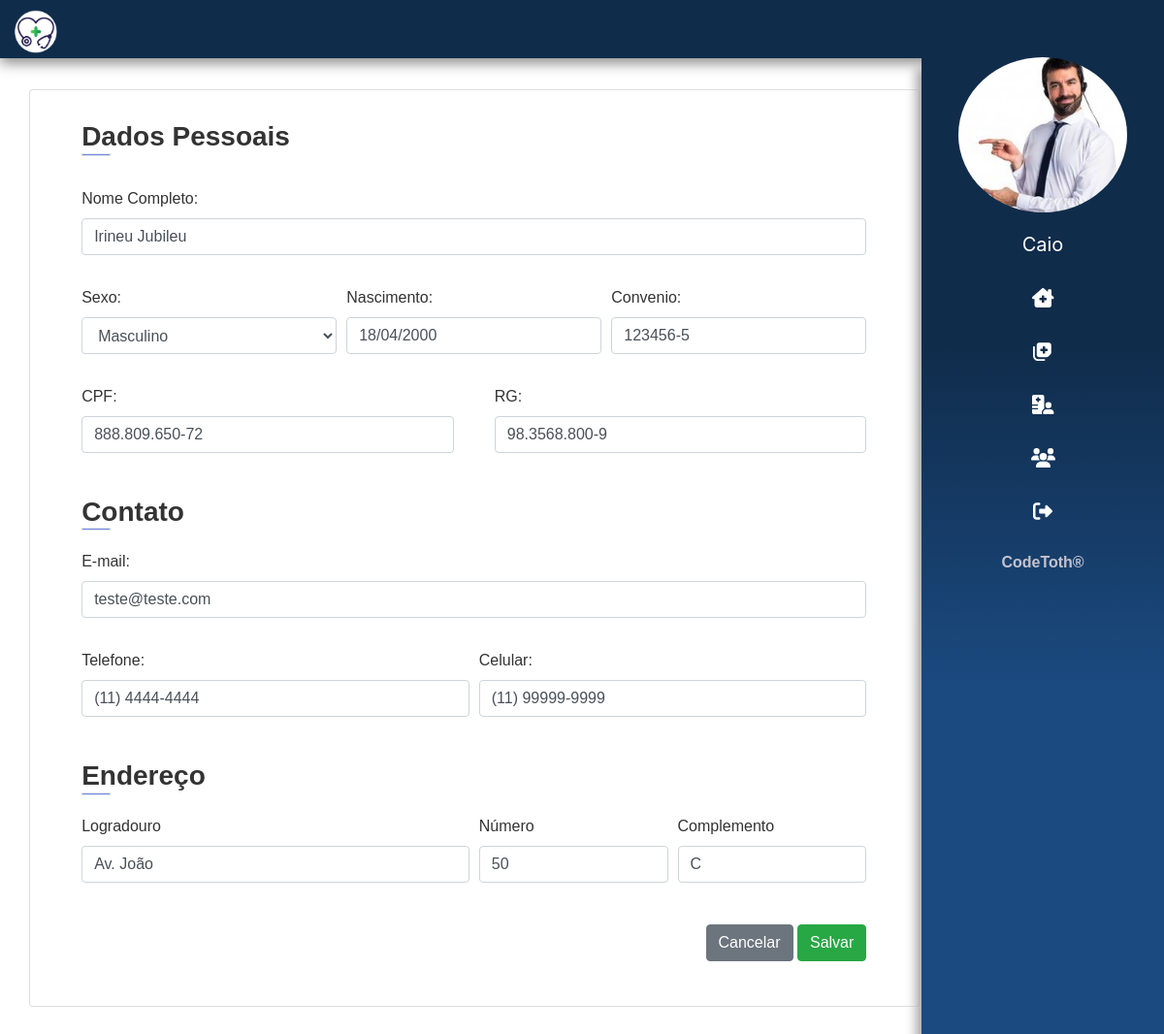
The app's page /pacientes/alterar/1 (signed in) with its own data.
### app/atendente/models.py (models this page shows)
class Atendente(models.Model):
    usuario = models.ForeignKey(User, on_delete=models.CASCADE)
    nome = models.CharField(max_length=150)
    sexo = models.CharField(max_length=1)
    data_nascimento = models.DateField()
    cpf = models.CharField(max_length=20, unique=True)
    rg = models.CharField(max_length=20, unique=True)
    email = models.EmailField()
    foto = models.ImageField(upload_to=f'fotos/{time.time()}', blank=True)
    ativo = models.BooleanField(default=True)

### app/paciente/models.py (models this page shows)
class Paciente(models.Model):
    nome = models.CharField(max_length=200)
    sexo = models.CharField(max_length=1)
    data_nascimento = models.DateField()
    cpf = models.CharField(max_length=20, unique=True)
    rg = models.CharField(max_length=20, unique=True)
    carteira_convenio = models.CharField(max_length=30, unique=True)
    peso = models.FloatField()
    altura = models.FloatField()
    endereco = models.CharField(max_length=250)
    end_num = models.IntegerField()
    complemento = models.CharField(max_length=50, blank=True)
    email = models.CharField(max_length=50)
    telefone = models.CharField(max_length=14)
    celular = models.CharField(max_length=15)

### app/paciente/views.py (the view)
# urls.py: path('alterar/<int:paciente_id>', alterar, name='altera_paciente'),
@login_required(login_url='login')
def alterar(request, paciente_id):
    paciente = get_object_or_404(Paciente, id=paciente_id)
    dados = get_dados(request)
    dados['paciente'] = paciente
    return render(request, 'paciente/altera_paciente.html', dados)

### templates/paciente/altera_paciente.html (shortened to what this page needs)
{% extends 'base.html' %}
{% load static %}
{% block content %}
<main class="container-fluid">
  <section class="mx-auto">
    <section class="col-10 mt-x">
      <div class="card">
        <form action="{% url 'atualiza_paciente'%}" enctype="multipart/form-data" method="post" id="pacienteform"
          class="formAlteraPaciente col-11 mx-auto">
          <div class="info-section">
            <h3 style="margin: 0.725em 0 !important; "> Dados Pessoais
              <div class="border"></div>
            </h3>
            <div class="form-goup mt-y">
              <label for="nome">Nome Completo:</label>
              <input type="text" class="form-control" id="nome" placeholder="Nome" name="nome" required
                value="{{paciente.nome}}">
            </div>
            <div class="form-row mt-y">
              <div class="col">
                <label for="sexo">Sexo:</label>
                <select class="form-control" id="sexo" name="sexo" required>
                  <option value="M" {% if paciente.sexo == "M" %}selected="selected" {% endif %}>Masculino</option>
                </select>
              </div>
              <div class="col">
                <label for="id_data_nasc">Nascimento:</label>
                <input type="text" class="form-control" id="id_data_nasc" placeholder="dd/MM/YYYY" name="dt_nasc"
                  value="{{paciente.data_nascimento|date:'d/m/Y'}}" required>
              </div>
              <div class="col">
                <label for="convenio">Convenio:</label>
                <input type="text" class="form-control" id="convenio" placeholder="xx.xxx.xxx-xx" name="convenio"
                  required value="{{paciente.carteira_convenio}}">
              </div>
            </div>
            <div class="form-row mt-y">
              <div class="col mr-3">
                <label for="id_cpf">CPF:</label>
                <input type="text" name="cpf" id="id_cpf" class="form-control" value="{{paciente.cpf}}">
              </div>
              <div class="col ml-3">
                <label for="id_rg">RG:</label>
                <input type="text" name="rg" id="id_rg" class="form-control" value="{{paciente.rg}}">
              </div>
            </div>
          </div>
          <div class="info-section">
            <h3 style="margin: 0.725em 0 !important; "> Contato
              <div class="border"></div>
            </h3>
            <div class="form-group">
              <label for="email">E-mail:</label>
              <input type="email" name="email" id="email" class="form-control" placeholder="name@example.com" required
                value="{{ paciente.email}}">
            </div>
            <div class="form-row mt-y">
              <div class="col">
                <label for="id_tel">Telefone:</label>
                <input type="text" name="telefone" id="id_tel" class="form-control" placeholder="(xx) xxxx-xxxx"
                  required value="{{paciente.telefone}}">
              </div>
              <div class="col">
                <label for="id_cel">Celular:</label>
                <input type="text" name="celular" id="id_cel" class="form-control" placeholder="(xx) xxxxx-xxxx"
                  required value="{{paciente.celular}}">
              </div>
            </div>
          </div>
          {% if tipo == 2%}
          <div class="info-section">
            <h3 style="margin: 0.725em 0 !important; "> Endereço
              <div class="border"></div>
            </h3>
            <div class="form-row">
              <div class="col-md-6 mb-3">
                <label for="endereco">Logradouro</label>
                <input type="text" class="form-control" id="endereco" placeholder="Av/Rua" required name="endereco"
                  value="{{ paciente.endereco }}">
              </div>
              <div class="col-md-3 mb-3">
                <label for="numero">Número</label>
                <input type="number" class="form-control" id="numero" placeholder="Número" required name="end_num"
                  value="{{ paciente.end_num }}">
              </div>
              <div class="col-md-3 mb-3">
                <label for="complemento">Complemento</label>
                <input type="text" class="form-control" id="complemento" placeholder="complemento" name="complemento"
                  value="{{ paciente.complemento }}">
              </div>
            </div>
          </div>
          {% endif %}
          <div class="mt-3" style="float: right;">
            <a href="{% url 'pacientes' %}"  class="btn btn-secondary" type="button">Cancelar</a>
            <button class="btn btn-success" type="submit">Salvar</button>
          </div>
        </form>
      </div>
    </section>
</main>
{% endblock %}

### templates/partials/_sidebar.html (shortened to what this page needs)
{% load static %}
<div class="sidebar d-print-none">
    <div class="mb-2">
        {% if usuario.foto.url is not None %}
        <img src="{{ usuario.foto.url }}" class="img-fluid  mx-auto d-block" alt="">
        {% else %}
        <img src="{% static 'images/foto.jpg' %}" class="img-fluid  mx-auto d-block" alt="">
        {% endif %}
    </div>
    <ul>
        <a href="{% url 'edit-user' request.user.id %}"class="func_menu" ><li style="text-transform: capitalize;"> <i> {{ usuario.nome}} </i><span class="dNone"> Dados Pessoais </span></li></a>
        <a href="{% url 'dashboard' %}" class="func_menu"> <li> <i class="fas fa-clinic-medical"></i> <span class="dNone"> Página principal </span></li></a>
        <a href="{% url 'consultas' %}" class="func_menu"> <li> <i class="fas fa-notes-medical"></i>  <span class="dNone"> Consultas </span> </li></a>
        <a href="{% url 'pacientes' %}" class="func_menu"> <li> <i class="fas fa-hospital-user"></i></i>  <span class="dNone">  Pacientes  </span></li></a>
        {% if tipo == 2 %}
        <a href="{% url 'usuarios' %}" class="func_menu"> <li> <i class="fas fa-users"></i></i>  <span class="dNone">  Usuários  </span></li></a>
        {% endif %}
        <a href="{% url 'logout' %}" class="func_menu"><li><i class="fas fa-sign-out-alt"></i>  <span class="dNone"> Sair </span>  </li></a>
    </ul>
    <div class="text-center pb-3" style="font-weight: bolder;width: 100%;color: #C4C2CD;font-family: 'Play', sans-serif; ">
        <span>CodeToth&#174;</span>
    </div>
</div>

### static/css/app.css (style rules this page uses)
.container-fluid { padding-right: 3em!important; }
body { background-attachment: fixed; background-size: cover; background-image: linear-gradient(100deg,rgba(255, 255, 255, .5), rgba(236, 234, 241, .5), rgba(213, 211, 222, 1.5)); }
input { border: 2px solid currentcolor; }
.mt-x { margin-top: 5rem !important; }
.mt-y { margin-top: 2rem !important; }
.card { width: 100%; overflow: auto; font-family: "montserrat", sans-serif; padding-bottom: 5%; margin-bottom: 2%; }
.info-section { color: #333; background-color: #ffff; padding: .725em 0; }
.info-section > h3 { margin: .75em 1em; font-weight: 800; text-transform: capitalize; }
.border { width: 30px; height: 3px; background: #778beb; left: 0; bottom: -6px; }
.sidebar img { border-radius: 100% !important; height: 160px !important; }
.sidebar { right: 0; top: 3.7rem !important; bottom: 0; width: 250px; background-image: linear-gradient( #102c4b,#102c4b,#1B4A80 , #1B4A80); box-shadow: -5px 12px 10px 1px #aaaaaa; background-attachment: fixed; overflow: hidden; transition: 0.8s all; height: 100% !important; position: fixed; z-index: 1030 !important; }
.sidebar ul li, a { list-style: none; }
.sidebar ul li { margin-top: 5px; padding: .5em; text-decoration: none; color: rgb(255, 255, 255); width: 100%; font-size: 20px; text-align: center; display: block; transition: 0.6s all; }

### records on screen
Atendente: foto (picture), nome "Caio"
Paciente: nome "Irineu Jubileu", sexo "Masculino", dt_nasc "18/04/2000", convenio "123456-5", cpf "888.809.650-72", rg "98.3568.800-9", email "teste@teste.com", telefone "(11) 4444-4444", celular "(11) 99999-9999", endereco "Av. João", end_num "50", complemento "C"
